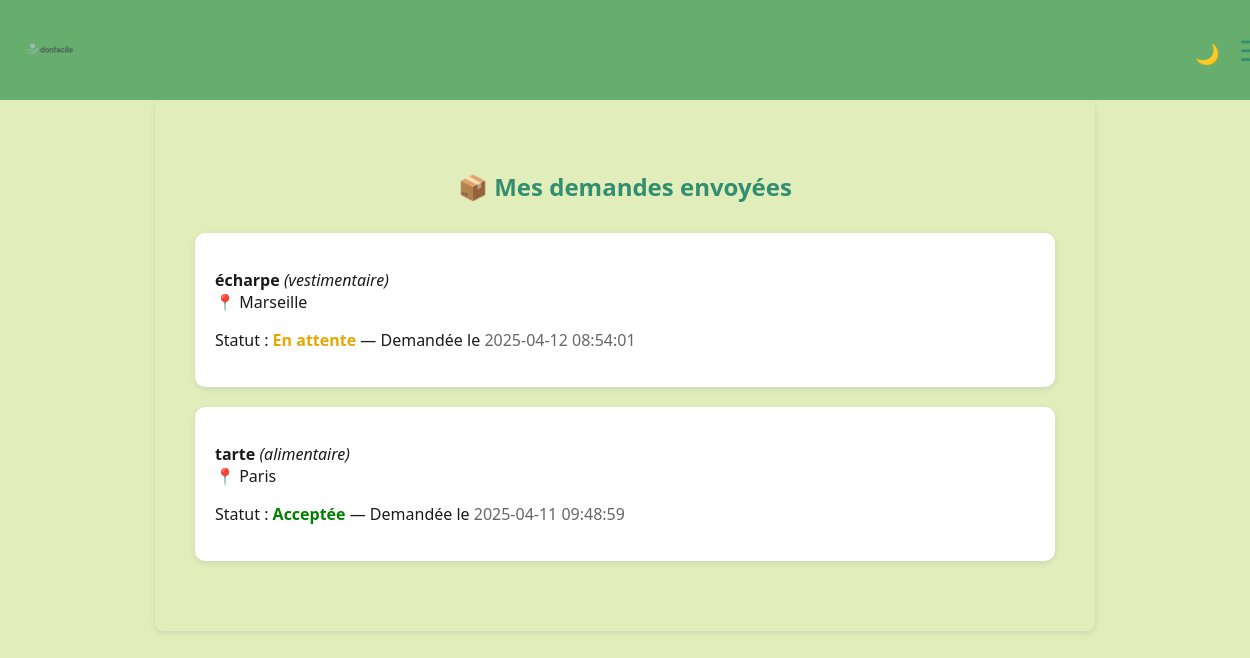
The page /mes_demandes (signed in) on the database as committed earlier.
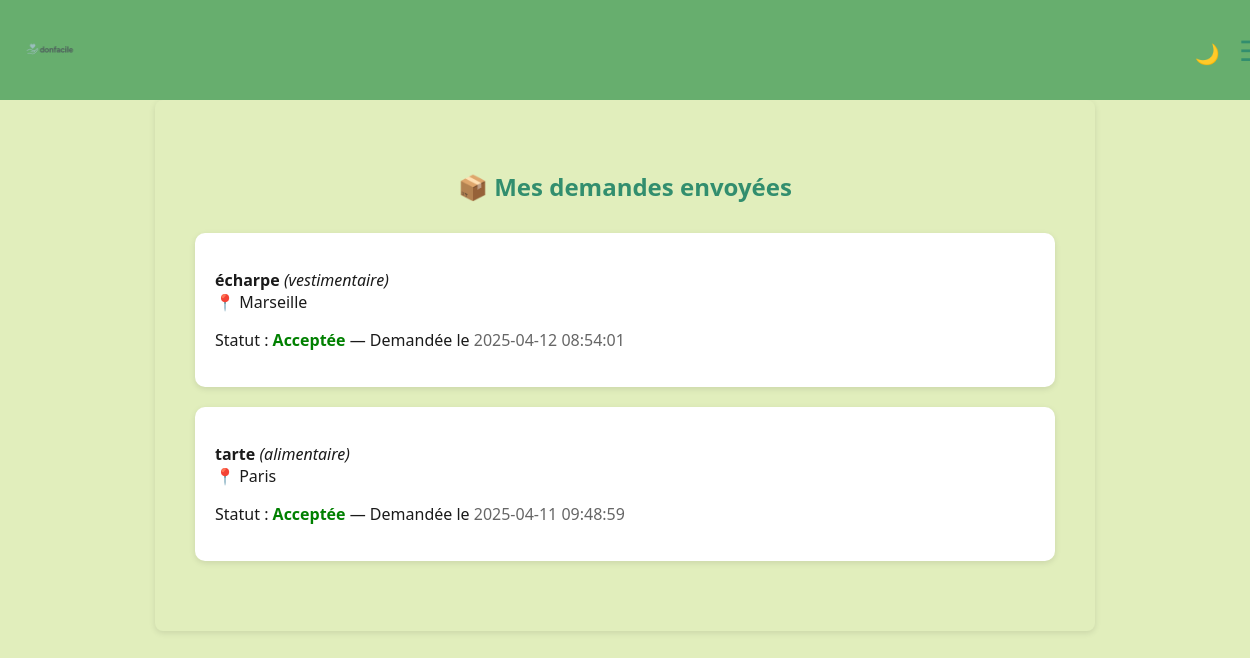
The same page on the database as committed later.
### tables this page shows
CREATE TABLE requests (
                id INTEGER PRIMARY KEY AUTOINCREMENT,
                donation_id INTEGER NOT NULL,
                user_id INTEGER NOT NULL,
                status TEXT DEFAULT 'en attente',
                requested_at TIMESTAMP DEFAULT CURRENT_TIMESTAMP,
                FOREIGN KEY (donation_id) REFERENCES donations(id),
                FOREIGN KEY (user_id) REFERENCES users(id)
            );

CREATE TABLE donations (
                    id INTEGER PRIMARY KEY AUTOINCREMENT,
                    user_id INTEGER NOT NULL,
                    title TEXT NOT NULL,
                    description TEXT,
                    category TEXT,
                    location TEXT,
                    created_at TIMESTAMP DEFAULT CURRENT_TIMESTAMP, image TEXT, latitude REAL, longitude REAL,
                    FOREIGN KEY (user_id) REFERENCES users(id)
                );

### app.py (the view)
@app.route('/mes_demandes')
def mes_demandes():
    if 'user_id' not in session:
        return redirect(url_for('login'))
    user_id = session['user_id']
    conn = sqlite3.connect('database.db')
    c = conn.cursor()
    c.execute('''SELECT donations.title, donations.category, donations.location, requests.status, requests.requested_at
                 FROM requests
                 JOIN donations ON requests.donation_id = donations.id
                 WHERE requests.user_id = ?
                 ORDER BY requests.requested_at DESC''', (user_id,))
    demandes = c.fetchall()
    conn.close()
    return render_template('mes_demandes.html', demandes=demandes)

### app.py (called while the page is built)
@app.context_processor
def inject_unread_count():
    if 'user_id' in session:
        conn = sqlite3.connect('database.db')
        c = conn.cursor()
        c.execute('SELECT COUNT(*) FROM messages WHERE receiver_id = ? AND is_read = 0', (session['user_id'],))
        count = c.fetchone()[0]
        conn.close()
        return {'unread_count': count}
    return {'unread_count': 0}

### templates/mes_demandes.html
{% extends 'base.html' %}
{% block content %}
<div style="max-width: 900px; margin: auto; padding: 30px 20px;">
    <h2 style="text-align: center; color: var(--vert-fonce); margin-bottom: 30px;">📦 Mes demandes envoyées</h2>
    {% if demandes %}
        <ul style="list-style-type: none; padding: 0;">
            {% for d in demandes %}
                <li style="background-color: var(--blanc); padding: 20px; margin-bottom: 20px; border-radius: 10px; box-shadow: 0 2px 6px rgba(0,0,0,0.1);">
                    <p style="margin-bottom: 8px;">
                        <strong>{{ d[0] }}</strong> <em>({{ d[1] }})</em><br>
                        📍 <span>{{ d[2] }}</span>
                    </p>
                    <p>
                        Statut :
                        <span style="font-weight: bold;
                                     color: {% if d[3] == 'en attente' %}#E6A800{% elif d[3] == 'acceptée' %}green{% else %}crimson{% endif %};">
                            {{ d[3]|capitalize }}
                        </span>
                        — Demandée le <span style="color: #666;">{{ d[4] }}</span>
                    </p>
                </li>
            {% endfor %}
        </ul>
    {% else %}
        <p style="text-align: center; font-style: italic; color: gray;">Vous n'avez fait aucune demande pour le moment.</p>
    {% endif %}
</div>
{% endblock %}

Rows that differ between the two databases and show on the page:
changed requests "écharpe": status "En attente" → "Acceptée"
